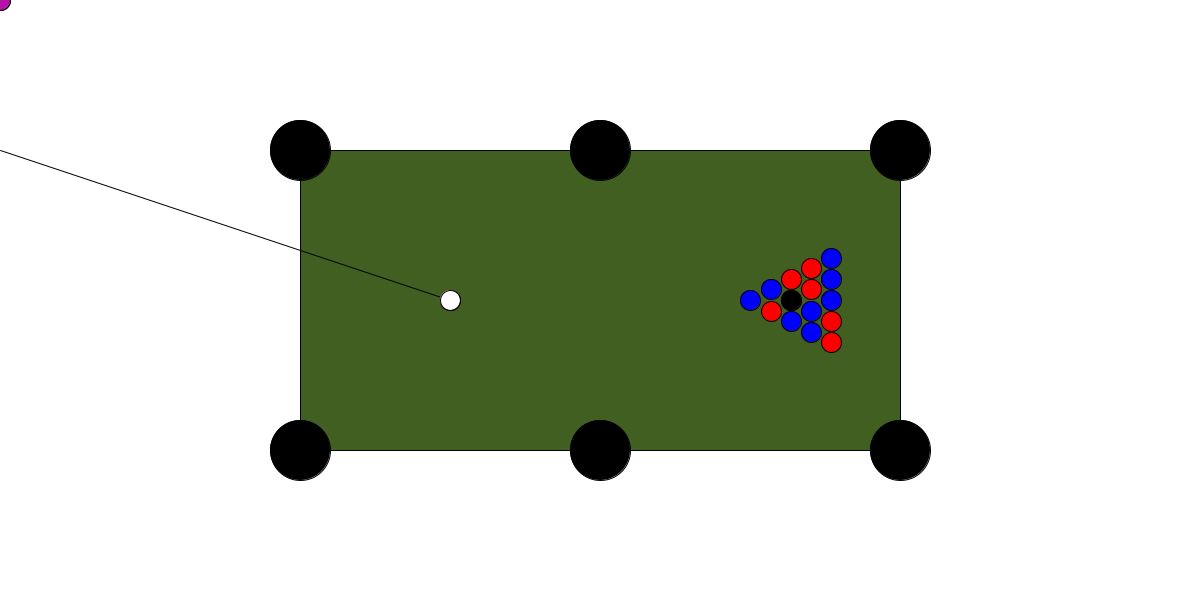
Frame 1 (no input)
Frame 60 (the mouse pressed at the canvas centre just before this capture): identical to frame 1, image omitted
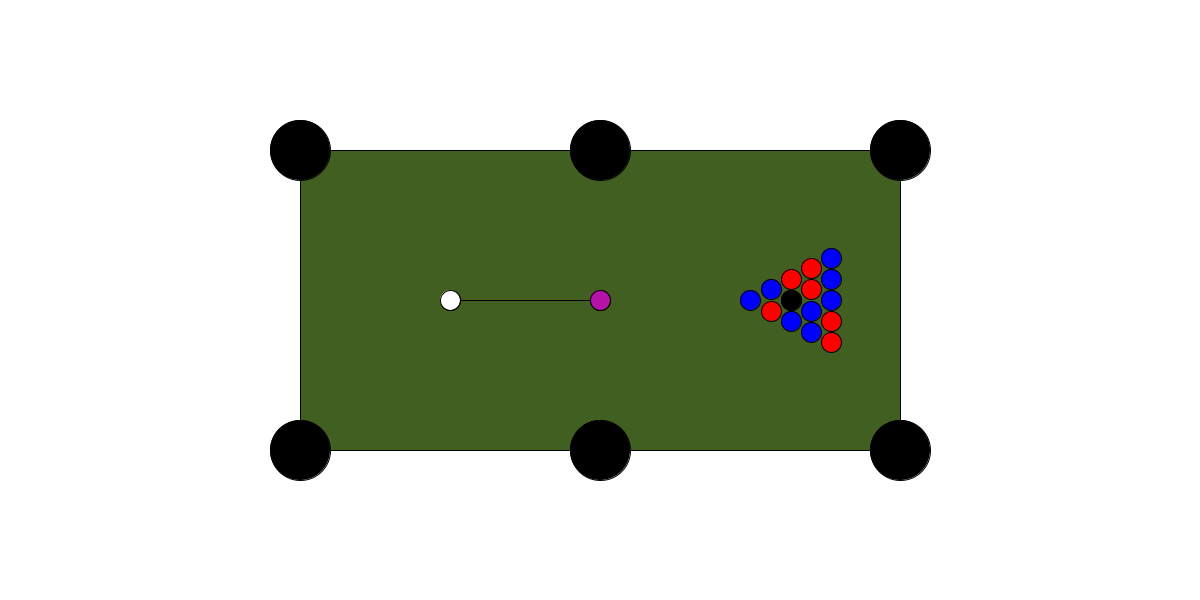
Frame 120 (the mouse held since frame 60 and released just before this capture)

The Processing sketch that drew these frames (run headless with seeded random() and noise(); from frame 60 on, the mouse is pressed at the canvas centre):

// Processing sketch: pool_game_ball_almost_moving
// ── pool_game_ball_almost_moving.pde
//test

PoolTable thePoolTable;
PoolBall thePoolBalls;





void setup() {
  size(1200, 600);
  
  
  thePoolTable = new PoolTable(width/2, height/2);
  
  thePoolBalls = new PoolBall(width/2, height/2);
  

  
  

 
}

void draw(){
  background(255);
  thePoolTable.display();
  thePoolBalls.shotAiming();
  thePoolBalls.updateBalls();
  thePoolBalls.bounceOffWall();
  thePoolBalls.bounceOffBall();
  thePoolBalls.ballInPocket(thePoolTable);
  thePoolBalls.checkForMotion();
  
  
  
}

void mousePressed() {
  
//if(thePoolBalls.cueBallPlaced == true){
  thePoolBalls.handleMousePressed();
//}
}

void keyPressed() {
 thePoolBalls.handleKeyPressed() ;
}
// ── Pool_Balls.pde
class PoolBall {
  //does this still work


  //save test
  int numberOfBalls = 16;

  float ballDiam = width/60;
  float ballRadius = ballDiam/2;
  PVector ballLocations[], ballVelocity[], ballAcceleration[], thrust[], dir[];
  //PVector newCueBall;

  //PVector mouse, targetLocation;


  float tableWidth, tableHeight;
  float aimingX, aimingY;
  float clickedMouseX, clickedMouseY;
  boolean shootBall[];
  int state[];
  //boolean isRotatingNecessary = true;
  boolean showAimingLine = true;
  //boolean bounceBall[] ;
  //float rotation[];
  boolean displayBall[];
  boolean areThereBallsMoving = false;
  boolean cueBallPlaced = true;
  int numberOfBallsMoving;



  PoolBall(int _tableWidth, int _tableHeight) {

    ballLocations = new PVector[numberOfBalls];
    ballVelocity = new PVector[numberOfBalls];
    ballAcceleration = new PVector[numberOfBalls];
    //mouse = new PVector(mouseX, mouseY);
    dir = new PVector[numberOfBalls];
    thrust = new PVector[numberOfBalls];
    shootBall = new boolean[numberOfBalls];
    //bounceBall= new boolean[numberOfBalls] ;
    //rotation= new float[numberOfBalls];
    displayBall = new boolean[numberOfBalls];



    for (int i=0; i<numberOfBalls; i++) {
      ballVelocity[i] = new PVector(0, 0);
      ballAcceleration[i] = new PVector(0, 0);
      dir[i] = new PVector(0.01, 0.01);
      shootBall[i]= false;
      displayBall[i] = true;
    }

    tableWidth =  _tableWidth;
    tableHeight = _tableHeight;


    ballLocations[0] = new PVector(width/8+ width/4, height/2);
    ballLocations[1] = new PVector(width/8+ width/2, height/2);
    ballLocations[2] = new PVector(width/8 + width/2 + ballDiam+1, height/2+ ballRadius+1);
    ballLocations[3] = new PVector(width/8 + width/2 + ballDiam+1, height/2- ballRadius-1);
    ballLocations[4] = new PVector((width/8+ width/2 + (2* ballDiam)) + 1, height/2);
    ballLocations[5] = new PVector((width/8+ width/2 + (2* ballDiam)) + 1, height/2 + ballDiam+1);
    ballLocations[6] = new PVector((width/8+ width/2 + (2* ballDiam)) + 1, height/2- ballDiam-1);
    ballLocations[7] = new PVector(width/8 + width/2 + (3*ballDiam)+1, height/2+ ballRadius+1);
    ballLocations[8] = new PVector(width/8 + width/2 + (3*ballDiam)+1, height/2- ballRadius-1);
    ballLocations[9] = new PVector(width/8 + width/2 + (3*ballDiam)+1, height/2+ (3*ballRadius)+2);
    ballLocations[10] = new PVector(width/8 + width/2 + (3*ballDiam)+1, height/2- (3*ballRadius)-2);
    ballLocations[11] = new PVector((width/8+ width/2 + (4* ballDiam)) + 1, height/2);
    ballLocations[12] = new PVector((width/8+ width/2 + (4* ballDiam)) + 1, height/2 + ballDiam+1);
    ballLocations[13] = new PVector((width/8+ width/2 + (4* ballDiam)) + 1, height/2- ballDiam-1);
    ballLocations[14] = new PVector((width/8+ width/2 + (4* ballDiam)) + 1, height/2 + (2*ballDiam)+2);
    ballLocations[15] = new PVector((width/8+ width/2 + (4* ballDiam)) + 1, height/2- (2*ballDiam)-2);

    //ballAcceleration[0] = new PVector(0, 0);
    //ballVelocity[0] = new PVector(0, 0);
  }

  void handleMousePressed() {

    clickedMouseX = mouseX;
    clickedMouseY = mouseY;
  }

  void handleKeyPressed() {
   
    if (areThereBallsMoving == false) {  
      if(cueBallPlaced == true){

      for (int i=0; i<numberOfBalls; i++) {


        //clickedMouseX = mouseX;
        //clickedMouseY = mouseY;

        PVector mouse = new PVector(clickedMouseX-ballLocations[0].x, clickedMouseY-ballLocations[0].y);
        println(clickedMouseX, clickedMouseY);

        dir[0] = mouse.copy();
        
        //float rotationAmount = PVector.angleBetween(dir[0], mouse);
        //dir[0].rotate(rotationAmount);



        //thrust = new PVector[numberOfBalls];
        thrust[0] = dir[0].copy();
        thrust[0].normalize();

        if (key == '1') {
          thrust[0].mult(2);
        } else if (key == '2') {
          thrust[0].mult(3);
        } else if (key == '3') {
          thrust[0].mult(4);
        } else if (key == '4') {
          thrust[0].mult(7);
        } 

        if (key == '5') {
          thrust[0].mult(9);
        } else {
          thrust[0].mult(1.5);
        }




        ballAcceleration[0] = thrust[0];


        shootBall[0] = true;
      }
    }
    }
  }


  void updateBalls() {
    for (int i=0; i<numberOfBalls; i++) {


      if (shootBall[i] == true && displayBall[i] == true) {
        //println("the velocity is" + ballVelocity[0]);

        ballVelocity[i].add(ballAcceleration[i]);

        ballLocations[i].add(ballVelocity[i]);

        ballAcceleration[i].set(0, 0);
        ballVelocity[i].div(1.008);
        //println(ballVelocity[0]);

        if (abs(ballVelocity[i].x) <= 0.08 && abs(ballVelocity[i].y) <= 0.08) {
          shootBall[i] = false;

          println("done");
        }
      }
    }

    displayBalls();
  }



  void shotAiming() {
    if (areThereBallsMoving == false && cueBallPlaced == true) {

      if (showAimingLine == true) {
        if (mouseY < height/4) {
          aimingY = height/4;
          aimingX = mouseX;
        } else if (mouseY > height/4 + tableHeight) {
          aimingY = int( height/4 +  tableHeight);
          aimingX = mouseX;
        } else {
          aimingX = mouseX;
          aimingY = mouseY;
        }

        line(aimingX, aimingY, ballLocations[0].x, ballLocations[0].y);
        fill(181, 18, 168);

        ellipse(clickedMouseX, clickedMouseY, ballDiam, ballDiam);
        fill(181, 18, 168);
        ellipse(mouseX, mouseY, ballDiam, ballDiam);
      }
    }
  }

  void bounceOffBall() {

    for (int a=0; a<numberOfBalls; a++) {
      for (int b=0; b<numberOfBalls; b++) {
        //int a = 0;
        //if (a == true && b == true){
        if (displayBall[a] == true && displayBall[b] == true) {
          if (a != b) {





            if (ballLocations[a].dist(ballLocations[b]) <= ballDiam) {
              println("bounce needed");





              dir[b] = ballLocations[a].copy();

              if (ballLocations[a].x < ballLocations[b].x) {

                dir[b].x = dir[b].x * (-1);
              }

              if (ballLocations[a].y < ballLocations[b].y) {

                dir[b].y = dir[b].y *(-1);
              }
              println("this happened");






              thrust[b] = dir[b].copy();

              thrust[b].mult(.01);


              thrust[b] = thrust[b].mult(-0.2);


              thrust[b].normalize();

              ballAcceleration[b] = thrust[b];

              shootBall[b] = true;
              shootBall[a] = true;
            }
          }
        }
      }
    }
  }


  void bounceOffWall() {
    for (int i=0; i<numberOfBalls; i++) {
      if (displayBall[i] == true) {
        if (ballLocations[i].y < height/4 + ballRadius) {//top of table
          println("bounce");
          ballVelocity[i].y = ballVelocity[i].y * -1;
        } else if (ballLocations[i].y > height - height/4 - ballRadius) {//bottom of table
          println("bounce");
          ballVelocity[i].y = ballVelocity[i].y * -1;
        } else if (ballLocations[i].x < width/4 + ballRadius) {//left side of table
          println("bounce");
          ballVelocity[i].x = ballVelocity[i].x * -1;
        } else if (ballLocations[i].x > width - width/4  - ballRadius) {//left side of table 
          println("bounce");
          ballVelocity[i].x = ballVelocity[i].x * -1;
        }
      }
    }
  }

  void displayBalls() {
    for (int i=0; i<ballLocations.length; i++) {
      if (displayBall[i] == true) {

        if (i% 2 == 0) {
          fill(255, 0, 0);
        } else {
          fill(0, 0, 255);
        }


        ellipse(ballLocations[i].x, ballLocations[i].y, ballDiam, ballDiam);

        if (i == 0) {
          fill(255);
          ellipse(ballLocations[i].x, ballLocations[i].y, ballDiam, ballDiam);
        }
        if (i == 4) {
          fill(0);
          ellipse(ballLocations[i].x, ballLocations[i].y, ballDiam, ballDiam);
        }
      }
    }
  }
  void ballInPocket(PoolTable thePoolTable) {
    for (int b=0; b<ballLocations.length; b++) {
      for (int p=0; p<thePoolTable.pocket.length; p++) {
        if (ballLocations[b].dist(thePoolTable.pocket[p]) <= thePoolTable.pocketSize/2) {
          displayBall[b] = false;
          shootBall[b] = false;
        }
      }
    }
  }

  void checkForMotion() {
    numberOfBallsMoving = 0;
    for (int i=0; i<shootBall.length; i++) {
      if (shootBall[i] == true) {
        //println(shootBall[i]);
        numberOfBallsMoving = numberOfBallsMoving + 1;
      }
    }
    if (numberOfBallsMoving == 0) {
      areThereBallsMoving = false; 
      isTheCueBallInAPocket();
      println("this happened");
    } else {
      numberOfBallsMoving = 0;
      areThereBallsMoving = true;

      println("moving");
    }
  }

  void isTheCueBallInAPocket() {
    if (displayBall[0] == false) {
      cueBallPlaced = false;
    }
    if (cueBallPlaced == false) {
     
      textAlign(CENTER);
      text("click on the board to replace the cue ball", width/2, height/10);

      PVector newCueBall;
      int newCueBallTouching;
      boolean goodPlacement = false;

      newCueBall = new PVector();
      newCueBall.x = mouseX;
      newCueBall.y = mouseY;

      //constrain(newCueBallX, width/4, width- width/4);
      //constrain(newCueBallY, height/4, height- height/4);




      if (newCueBall.x > width/4 + ballRadius  && newCueBall.x < width - width/4 - ballRadius &&
        newCueBall.y > height/4 + ballRadius  && newCueBall.y < height - height/4 - ballRadius) {
        newCueBallTouching = 0;
        for (int i=0; i<ballLocations.length; i++) {
          if (ballLocations[i].dist(newCueBall) <= ballDiam) {
            
            
            newCueBallTouching = newCueBallTouching + 1;
            println("touch");
          }
        }
        if(newCueBallTouching == 0){
          goodPlacement = true;
          println("i hope i see this");
          
          
        }
        
        else{
         goodPlacement = false; 
          
        }
        
        
        if(goodPlacement == true){
          
          
          fill(255);
          if (mousePressed == true){
            ballLocations[0].set(mouseX, mouseY);
            displayBall[0] = true;
            cueBallPlaced = true;
            
          }
          
          
        }

      } 
      
      if (goodPlacement == false){
        fill(255, 0, 0);
      }

      ellipse(newCueBall.x, newCueBall.y, ballDiam, ballDiam);
    }
  }
}
// ── Pool_Table.pde
class PoolTable{
  
  float tableWidth, tableHeight, pocketSize;
  PVector pocket[];
  
  PoolTable(int _tableWidth, int _tableHeight) {
 
    tableWidth =  _tableWidth;
    tableHeight = _tableHeight;
    pocketSize = width/20;
    pocket = new PVector[6];
    // order of pockets 0  1  2
    //                  3  4  5

  }
  
  void display(){
     fill(#415F20);
     rect(width/4 , height/4, tableWidth, tableHeight);
     
     //pockets
     fill(0);
     
     
     
     pocket[0] = new PVector(width/4, height/4);
     ellipse(width/4, height/4, pocketSize, pocketSize);//top Left

     pocket[1] = new PVector(width/2, height/4);
     ellipse(width/2, height/4, pocketSize, pocketSize); // top Middle
     
     pocket[2] = new PVector(width - width/4, height/4);
     ellipse(width - width/4, height/4, pocketSize, pocketSize);
     
     
     pocket[3] = new PVector(width/4, height/4 + tableHeight);
     ellipse(width/4, height/4 + tableHeight, pocketSize, pocketSize);
     
     pocket[4] = new PVector(width/2, height/4 + tableHeight);
     ellipse(width/2, height/4 + tableHeight, pocketSize, pocketSize);
     
     
     pocket[5] = new PVector(width - width/4, height/4 + tableHeight);
     ellipse(width - width/4, height/4 + tableHeight, pocketSize, pocketSize);
     

     
     //printnln(pockets[0]);
    
  }
}
